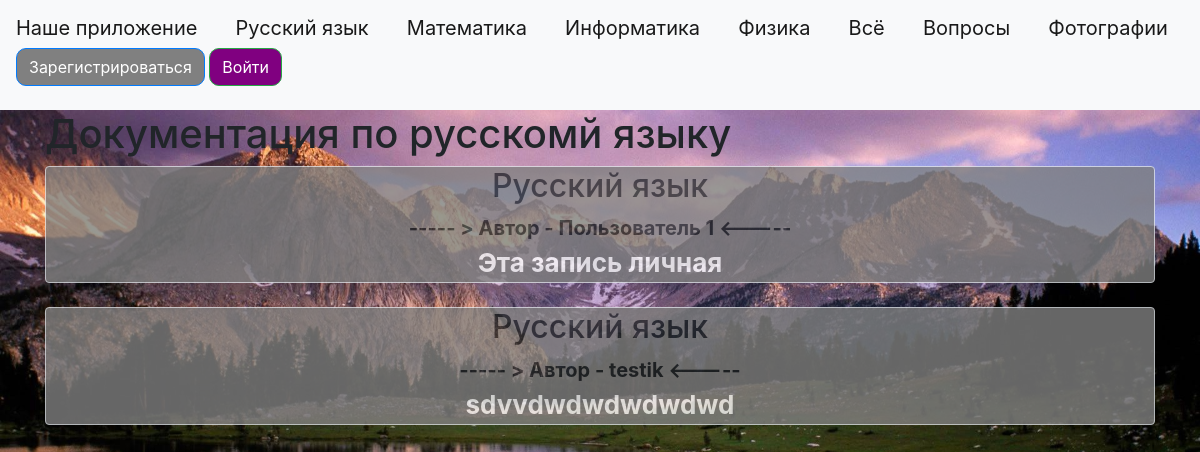
Before: /rus.html with the older database file.
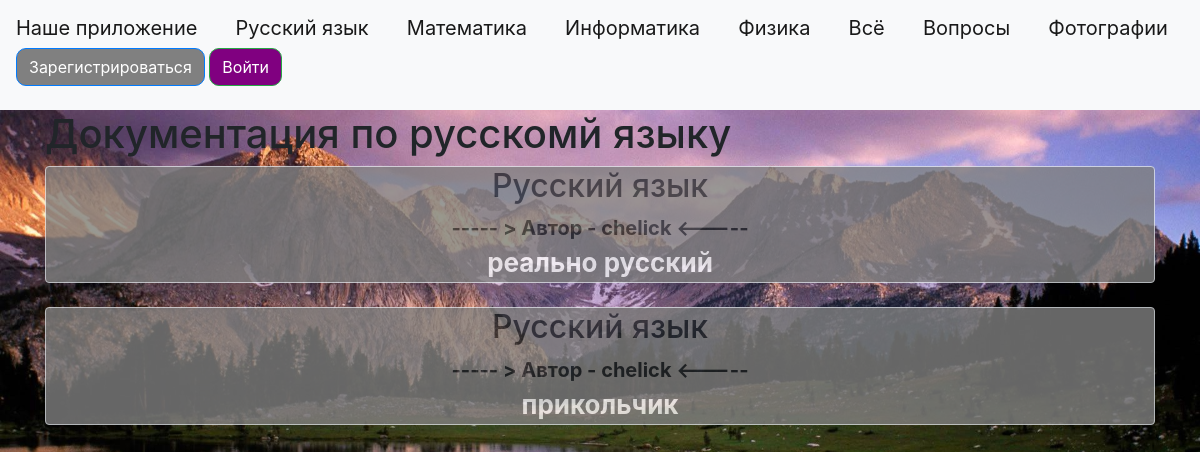
After: the same page with the newer database file.
### data/news.py (models this page shows)
class News(SqlAlchemyBase):
    __tablename__ = 'news'
    id = sqlalchemy.Column(sqlalchemy.Integer,
                           primary_key=True, autoincrement=True)
    title = sqlalchemy.Column(sqlalchemy.String, nullable=True)
    content = sqlalchemy.Column(sqlalchemy.String, nullable=True)
    created_date = sqlalchemy.Column(sqlalchemy.DateTime,
                                     default=datetime.datetime.now)
    is_question = sqlalchemy.Column(sqlalchemy.Boolean, default=True)
    user_id = sqlalchemy.Column(sqlalchemy.Integer,
                                sqlalchemy.ForeignKey("users.id"))
    user = orm.relationship('User')
    answers = orm.relationship('Answer', back_populates='question', lazy='dynamic')

### data/users.py (models this page shows, shortened)
class User(SqlAlchemyBase, UserMixin):
    __tablename__ = 'users'
    id = sqlalchemy.Column(sqlalchemy.Integer,
                           primary_key=True, autoincrement=True)
    name = sqlalchemy.Column(sqlalchemy.String, nullable=True)
    about = sqlalchemy.Column(sqlalchemy.String, nullable=True)
    email = sqlalchemy.Column(sqlalchemy.String,
                              index=True, unique=True, nullable=True)
    hashed_password = sqlalchemy.Column(sqlalchemy.String, nullable=True)
    created_date = sqlalchemy.Column(sqlalchemy.DateTime,
                                     default=datetime.datetime.now)
    news = orm.relationship("News", back_populates='user')

### main.py (the view)
@app.route("/rus.html")
def rus():
    db_sess = db_session.create_session()
    news = db_sess.query(News).filter(News.title == 'Русский язык').filter(News.is_question != True)
    return render_template("rus.html", news=news, title='RUSSIAN LANGUAGE Documentation')

### data/db_session.py (called while the page is built)
def create_session() -> Session:
    global __factory
    return __factory()

### templates/rus.html (shortened to what this page needs)
{% extends "base.html" %}
{% block content %}
<h1>Документация по русскомй языку</h1>
{% for item in news%}
<div class="col-md6 border rounded" style="background-color: gray; opacity: .8;">
    <h2 style="text-align: center;">{{item.title}}</h2>
    <div style="font-size: 20px; text-align: center; font-weight: bold">
        ----- > Автор - {{item.user.name}} <-----
    </div>
    <div style="text-align: center; font-size: 26px; font-weight: bold; color: white;">
        {{item.content}}
    </div>
</div>
<br>
{% endfor %}
{% endblock %}

Changed rows visible on the page:
no longer on this page (row edited): News: title "Русский язык", user.name "testik", content "sdvvdwdwdwdwdwd"
now on this page (row edited): News: title "Русский язык", user.name "chelick", content "реально русский"
changed News: user.name "Пользователь 1" → "chelick"; content "Эта запись личная" → "прикольчик"
